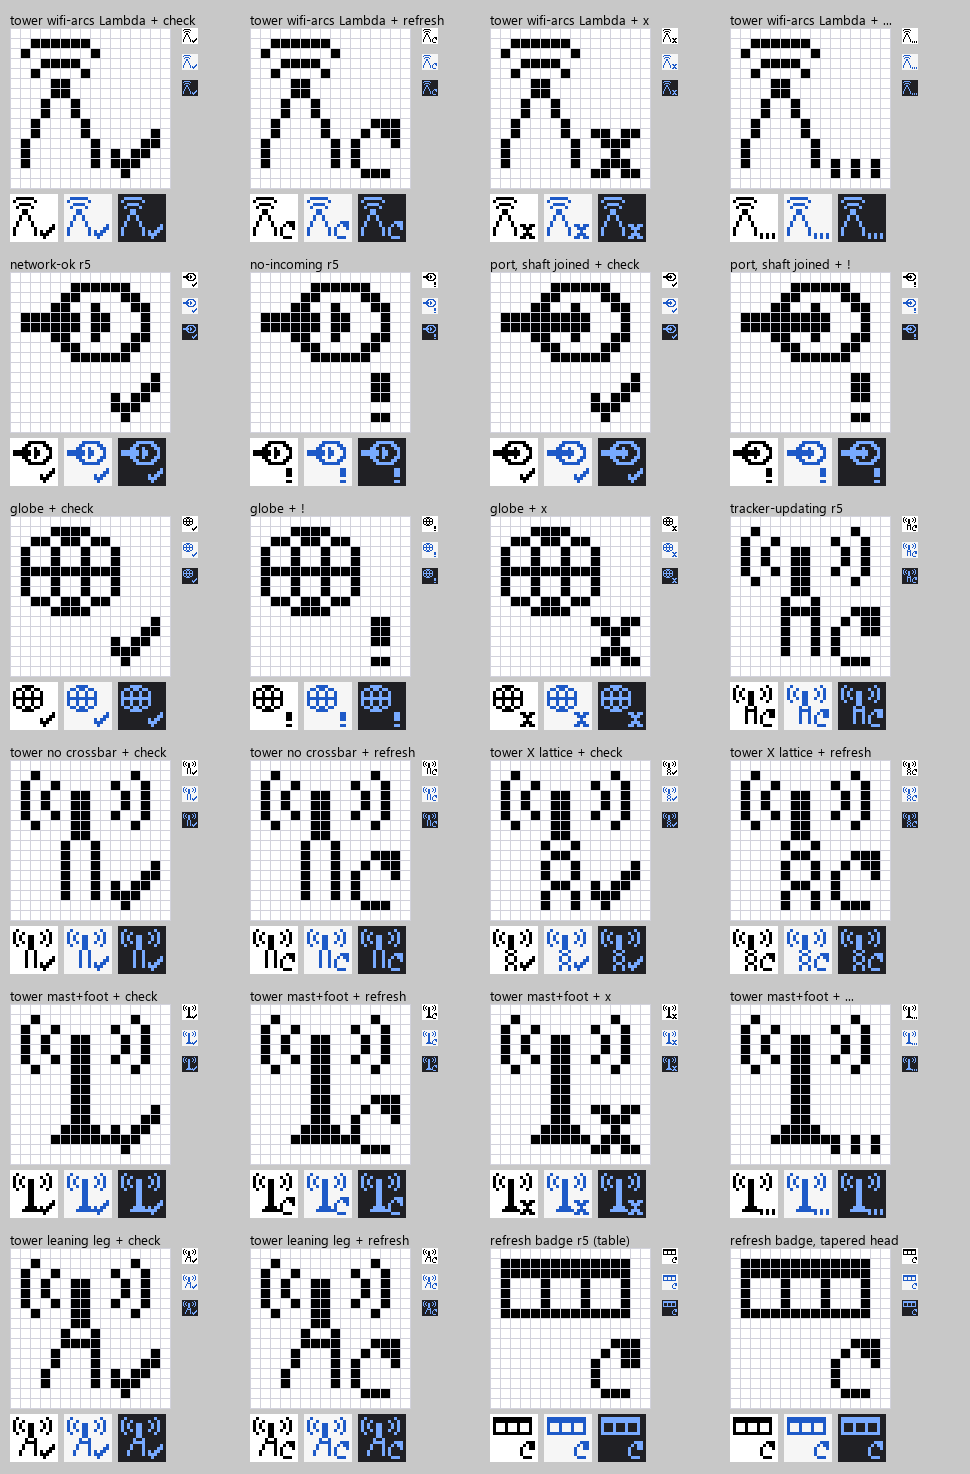

Reproduce this figure in Python.
# Revision 5 review: reviewer's pixel sketches for the "Redraw as" column. Not artwork.
# Rows are 16 px strings ('#' = ink), placed with the revision 5 badges (states.cjs / common.cjs).
# Each sketch is shown at x10 with a grid, then at native 16 px on white, light grey and dark, and
# at x3 nearest (the review-sheet scale). Sketches that FAILED are kept and labelled, as in revision 4.
# Usage: python -I proposals.py <output png>   (needs Pillow)
import sys
from PIL import Image, ImageDraw, ImageFont

def grid(rows):
    rows = (rows + [''] * 16)[:16]
    return [r.ljust(16, '.')[:16] for r in rows]

def put(base, x0, y0, rows):
    out = [list(r) for r in base]
    for dy, r in enumerate(rows):
        for dx, ch in enumerate(r):
            if ch == '#':
                out[y0 + dy][x0 + dx] = '#'
    return [''.join(r) for r in out]

EMPTY = ['.' * 16] * 16
# Revision 5 badges.
OK = (10, 10, ['....#', '...##', '#.##.', '###..', '.#...'])
BANG = (12, 10, ['##', '##', '##', '..', '##'])
CROSS = (10, 10, ['##.##', '.###.', '..#..', '.###.', '##.##'])
MORE = (10, 13, ['#.#.#', '#.#.#'])
R5 = (10, 9, ['..###', '.#.##', '#..##', '#....', '#....', '.###.'])
# Refresh badge with a true corner arrowhead: (13,11) dropped, so the head tapers to one pixel.
RB = (10, 9, ['..###', '.#.##', '#...#', '#....', '#....', '.###.'])

def icon(base_rows, *badges):
    g = put(EMPTY, 0, 0, grid(base_rows))
    for x, y, rows in badges:
        g = put(g, x, y, rows)
    return g

# --- Network bases -------------------------------------------------------------------------
PORT5 = ['', '......######', '.....##....##', '....##..#...##', '.######.##...#', '.######.##...#',
         '....##..#...##', '.....##....##', '......######']
# Shaft joined to the head (fills x 7): one continuous arrow, head inside the ring.
PORT_J = ['', '......######', '.....##....##', '....##..#...##', '.#########...#', '.#########...#',
          '....##..#...##', '.....##....##', '......######']
# Globe (D29 fallback): 10 x 9 at x 1-10, y 1-9, equator and a lens meridian; x >= 9 only above y 9.
GLOBE = ['', '....####', '..##.##.##', '.#..#..#..#', '.#..#..#..#', '.##########', '.#..#..#..#',
         '.#..#..#..#', '..##.##.##', '....####']
# --- Tracker bases (badge rule: x <= 8 from y 9 down) -----------------------------------------
ARCS = ['', '..#.........#', '.#..#.....#..#', '.#.#.......#.#', '.#.#.......#.#', '.#..#.....#..#',
        '..#.........#']
def tower(mast_and_base):
    out = []
    for k in range(16):
        a = ARCS[k] if k < len(ARCS) else ''
        b = mast_and_base[k] if k < len(mast_and_base) else ''
        out.append(''.join('#' if (i < len(a) and a[i] == '#') or (i < len(b) and b[i] == '#') else '.'
                           for i in range(16)))
    return out
T5 = tower(['', '', '', '......##', '......##', '......##', '......##', '......##', '.....#..#', '.....####',
            '.....#..#', '.....#..#', '.....#..#', '.....#..#'])
# No crossbar: the mast forks into two legs (fails? see report).
T_NOBAR = tower(['', '', '', '......##', '......##', '......##', '......##', '......##', '.....#..#',
                 '.....#..#', '.....#..#', '.....#..#', '.....#..#', '.....#..#'])
# Lattice with X bracing, 4 px wide.
T_X = tower(['', '', '', '......##', '......##', '......##', '......##', '......##', '.....#..#',
             '......##', '.....#..#', '.....#..#', '......##', '.....#..#', '.....#..#'])
# Tall mast down to a short foot, no A-frame.
T_FOOT = tower(['', '', '', '......##', '......##', '......##', '......##', '......##', '......##',
                '......##', '......##', '......##', '.....####', '....######'])
# Asymmetric splay: the left leg leans out, the right leg stays at x 8.
T_LEAN = tower(['', '', '', '......##', '......##', '......##', '......##', '......##', '.....#..#',
                '.....####', '....#...#', '....#...#', '...#....#', '...#....#'])

# Tower moved left so its legs can splay symmetrically inside x 1-8 (the badge rule):
# broadcast arcs above the apex instead of beside the mast, legs splayed, no hip bar.
T_WIFI = ['', '..######', '.#......#', '...####', '..#....#', '....##', '....##', '...#..#', '...#..#',
          '..#....#', '..#....#', '.#......#', '.#......#', '.#......#']
SK = [
    ('tower wifi-arcs Lambda + check', icon(T_WIFI, OK)),
    ('tower wifi-arcs Lambda + refresh', icon(T_WIFI, RB)),
    ('tower wifi-arcs Lambda + x', icon(T_WIFI, CROSS)),
    ('tower wifi-arcs Lambda + ...', icon(T_WIFI, MORE)),
    ('network-ok r5', icon(PORT5, OK)),
    ('no-incoming r5', icon(PORT5, BANG)),
    ('port, shaft joined + check', icon(PORT_J, OK)),
    ('port, shaft joined + !', icon(PORT_J, BANG)),
    ('globe + check', icon(GLOBE, OK)),
    ('globe + !', icon(GLOBE, BANG)),
    ('globe + x', icon(GLOBE, CROSS)),
    ('tracker-updating r5', icon(T5, R5)),
    ('tower no crossbar + check', icon(T_NOBAR, OK)),
    ('tower no crossbar + refresh', icon(T_NOBAR, RB)),
    ('tower X lattice + check', icon(T_X, OK)),
    ('tower X lattice + refresh', icon(T_X, RB)),
    ('tower mast+foot + check', icon(T_FOOT, OK)),
    ('tower mast+foot + refresh', icon(T_FOOT, RB)),
    ('tower mast+foot + x', icon(T_FOOT, CROSS)),
    ('tower mast+foot + ...', icon(T_FOOT, MORE)),
    ('tower leaning leg + check', icon(T_LEAN, OK)),
    ('tower leaning leg + refresh', icon(T_LEAN, RB)),
    ('refresh badge r5 (table)', icon(['', '.#############', '.#############', '.#...#...#...#', '.#...#...#...#',
                                        '.#...#...#...#', '.#############'], R5)),
    ('refresh badge, tapered head', icon(['', '.#############', '.#############', '.#...#...#...#',
                                          '.#...#...#...#', '.#...#...#...#', '.#############'], RB)),
]

Z = 10
font = ImageFont.truetype('C:/Windows/Fonts/segoeui.ttf', 13)
COLS = 4
cw, ch = 16 * Z + 80, 16 * Z + 30 + 54
img = Image.new('RGB', (cw * COLS + 10, ch * ((len(SK) + COLS - 1) // COLS) + 10), (200, 200, 200))
d = ImageDraw.Draw(img)
COL = (((255, 255, 255), (0, 0, 0)), ((246, 246, 246), (30, 90, 200)), ((32, 32, 36), (120, 170, 255)))
for k, (name, g) in enumerate(SK):
    x0, y0 = 10 + (k % COLS) * cw, 10 + (k // COLS) * ch
    d.text((x0, y0), name, fill=(0, 0, 0), font=font)
    y0 += 18
    d.rectangle([x0, y0, x0 + 16 * Z, y0 + 16 * Z], fill=(255, 255, 255))
    for yy, row in enumerate(g):
        for xx, c in enumerate(row):
            if c == '#':
                d.rectangle([x0 + xx * Z, y0 + yy * Z, x0 + xx * Z + Z - 1, y0 + yy * Z + Z - 1], fill=(0, 0, 0))
    for t in range(17):
        d.line([(x0 + t * Z, y0), (x0 + t * Z, y0 + 16 * Z)], fill=(210, 210, 220))
        d.line([(x0, y0 + t * Z), (x0 + 16 * Z, y0 + t * Z)], fill=(210, 210, 220))
    for j, (bg, fg) in enumerate(COL):
        sx, sy = x0 + 16 * Z + 12, y0 + j * 26
        d.rectangle([sx, sy, sx + 15, sy + 15], fill=bg)
        for yy, row in enumerate(g):
            for xx, c in enumerate(row):
                if c == '#':
                    d.point((sx + xx, sy + yy), fill=fg)
    # x3 strip under the grid, in the three colour modes.
    for j, (bg, fg) in enumerate(COL):
        sx, sy = x0 + j * 54, y0 + 16 * Z + 6
        d.rectangle([sx, sy, sx + 47, sy + 47], fill=bg)
        for yy, row in enumerate(g):
            for xx, c in enumerate(row):
                if c == '#':
                    d.rectangle([sx + xx * 3, sy + yy * 3, sx + xx * 3 + 2, sy + yy * 3 + 2], fill=fg)
img.save(sys.argv[1])
print(sys.argv[1])
